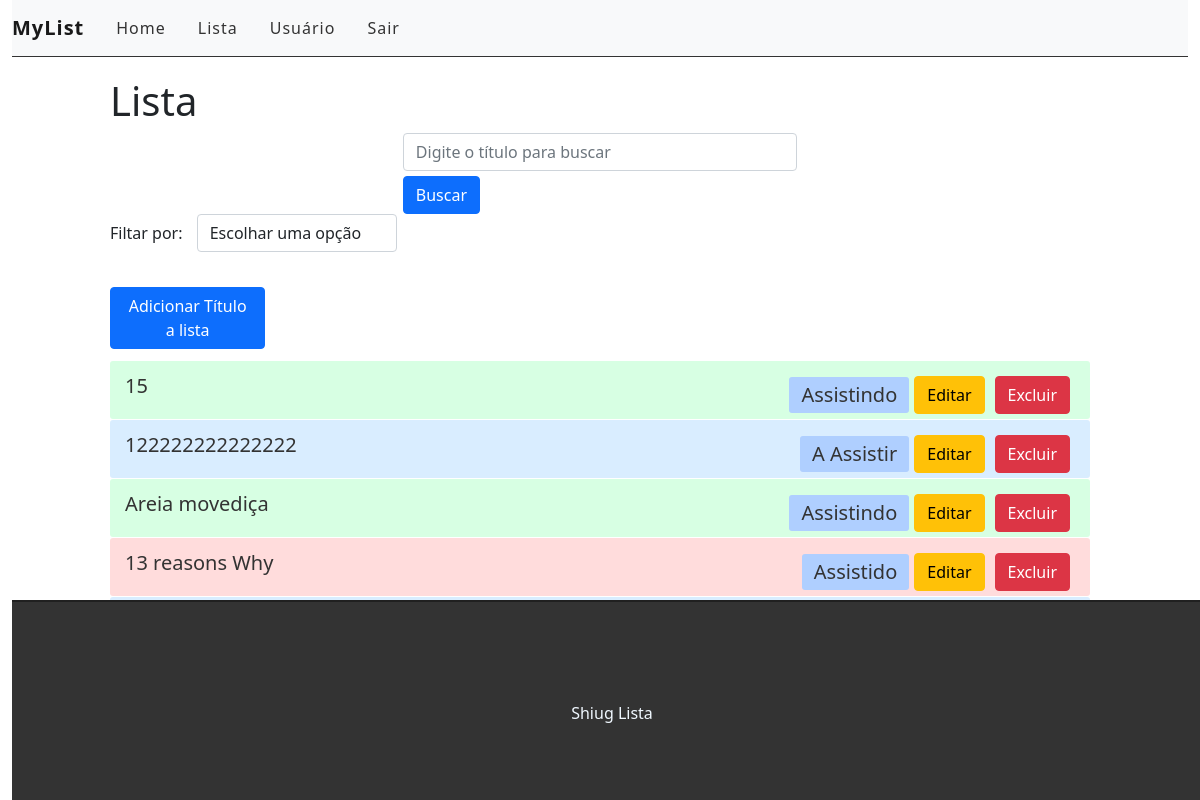
Before: / (signed in) with the older database file.
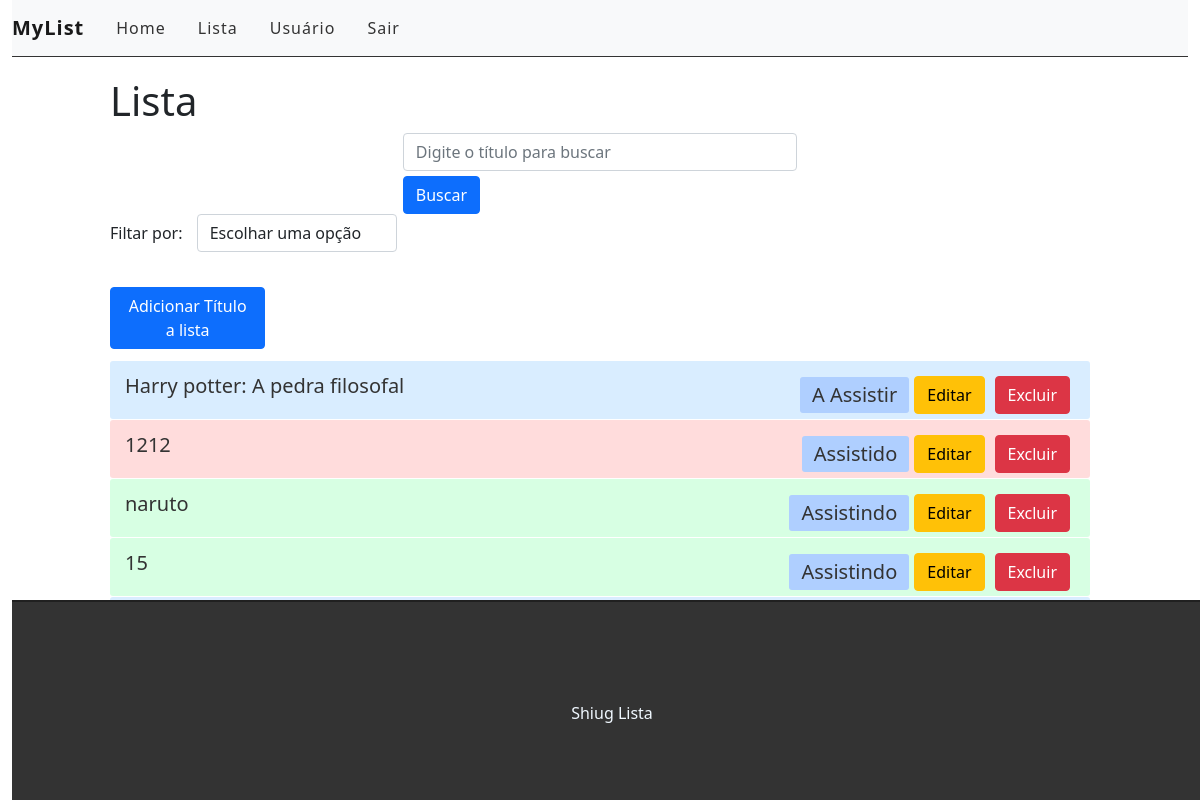
After: the same page with the newer database file.
### list/models.py (models this page shows, shortened)
class Lista(models.Model):
    STATUS = (
    ('Assistindo','Assistindo'),
    ('Assistido', 'Assistido'),
    ('A Assistir','A Assistir'),
    )
    Tipo = (
        ('Filme', 'Filme'),
        ('Anime','Anime'),
        ('Série','Série'),
    )
    user = models.ForeignKey(get_user_model(), on_delete=models.CASCADE)
    titulo = models.CharField(max_length=255)
    descricao = models.TextField()
    status = models.CharField(
        max_length=10,
        choices=STATUS,
        blank=True,
    )
    tipo = models.CharField(
        max_length=5,
        choices=Tipo
    )
    created_at = models.DateTimeField(auto_now_add=True)
    updated_at = models.DateTimeField(auto_now=True)

### list/views.py (the view)
# urls.py: path('', views.lista, name="lista"),
@login_required
def lista(request):
    search = request.GET.get('titulo')
    filter = request.GET.get('filter')
    if search:
        listas = Lista.objects.filter(titulo__icontains=search, user=request.user)
    elif filter:
        listas = Lista.objects.filter(status=filter, user=request.user)
    else:
        listas_pg = Lista.objects.all().order_by('-created_at').filter(user=request.user)
        paginacao = Paginator(listas_pg, 5)
        page = request.GET.get('page')
        listas = paginacao.get_page(page)
    return render(request, 'list/lista.html', {'listas' : listas})

### list/templates/list/lista.html (shortened to what this page needs)
{% extends 'base.html'%}
{% block content%}
 <div class="offset-1 col-10 list-div">
    <h1>Lista</h1>
    <div class="row">
        <div class="col-5 search-div">
            <form method="GET" class="form-inline" id="search-form" autocomplete="off">
                <input class="form-control" type="text" id="titulo" name="titulo" placeholder="Digite o título para buscar" value="{{ request.GET.titulo }}">
                <input style="margin-top: 5px;" type="submit" class="btn btn-primary" value="Buscar" id="search-btn">
            </form>
        </div>
        <div class="col-12 filter-div">
            <span>Filtar por:</span>
            <select name="filter" id="filter" class="form-control">
                <option value="">Escolhar uma opção</option>
            </select>
        </div>
    </div>
    <div class="col-2 add-div">
        <a href="{% url 'adicionar' %}" class="btn btn-primary btn-addbtn">Adicionar Título a lista</a>
    </div>
    <ul class="list-lista">
        {% for lista in listas %}
        {% if lista.status == 'A Assistir' %}
            <li class="list-item">
        {% elif lista.status == 'Assistindo' %}
            <li class="list-item assis">
        {% else %}
            <li class="list-item vist">
        {% endif %}
                <span><a href="/list/{{lista.id}}" class="link-list">{{lista.titulo}}</a></span>
                <span><a class="btn btn-danger botadd" href="{% url 'delete' lista.id%}"onclick="return confirm('Tem certeza que deseja deletar este título?')">Excluir</a></span>
                <span><a class="btn btn-warning botedt" href="{% url 'editar' lista.id %}">Editar</a></span>
                <span><a href="{% url 'changestatus' lista.id %}" class="link-list status">{{lista.status}}</a></span>
            </li>
        {% endfor %}
    </ul>
    <div class="pagination">
        <span class="step-links">
            {% if listas.paginator.num_pages%}
            <span class="current">
            </span>
            {% endif %}
            {% if listas.has_next %}
                <a class="btn btn-secondary direita" href="?page={{listas.next_page_number}}">&#8594;</a>
            {% endif %}
        </span>
    </div>
 </div>
{% endblock %}

Changed rows visible on the page:
no longer on this page (row edited): Lista: titulo "122222222222222", status "A Assistir"
no longer on this page (row unchanged): Lista: titulo "Areia movediça", status "Assistindo"
no longer on this page (row unchanged): Lista: titulo "13 reasons Why", status "Assistido"
added Lista: titulo "Harry potter: A pedra filosofal", status "A Assistir"
added Lista: titulo "1212", status "Assistido"
added Lista: titulo "naruto", status "Assistindo"
